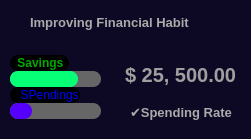
             <widget class="QFrame" name="incomeBox">
              <property name="styleSheet">
               <string notr="true">QFrame {
	background-color: rgb(13, 9, 36);
	border: none;
	border-radius: 12px;
}</string>
              </property>
              <property name="frameShape">
               <enum>QFrame::NoFrame</enum>
              </property>
              <property name="frameShadow">
               <enum>QFrame::Raised</enum>
              </property>
              <layout class="QVBoxLayout" name="verticalLayout_13" stretch="0,0">
               <property name="spacing">
                <number>5</number>
               </property>
               <property name="leftMargin">
                <number>0</number>
               </property>
               <property name="topMargin">
                <number>0</number>
               </property>
               <property name="rightMargin">
                <number>0</number>
               </property>
               <property name="bottomMargin">
                <number>0</number>
               </property>
               <item>
                <widget class="QFrame" name="frame_26">
                 <property name="minimumSize">
                  <size>
                   <width>0</width>
                   <height>30</height>
                  </size>
                 </property>
                 <property name="maximumSize">
                  <size>
                   <width>16777215</width>
                   <height>30</height>
                  </size>
                 </property>
                 <property name="styleSheet">
                  <string notr="true"/>
                 </property>
                 <property name="frameShape">
                  <enum>QFrame::NoFrame</enum>
                 </property>
                 <property name="frameShadow">
                  <enum>QFrame::Raised</enum>
                 </property>
                 <layout class="QHBoxLayout" name="horizontalLayout_14">
                  <property name="spacing">
                   <number>0</number>
                  </property>
                  <property name="leftMargin">
                   <number>0</number>
                  </property>
                  <property name="topMargin">
                   <number>0</number>
                  </property>
                  <property name="rightMargin">
                   <number>10</number>
                  </property>
                  <property name="bottomMargin">
                   <number>0</number>
                  </property>
                  <item alignment="Qt::AlignHCenter|Qt::AlignBottom">
                   <widget class="QLabel" name="label_14">
                    <property name="minimumSize">
                     <size>
                      <width>180</width>
                      <height>0</height>
                     </size>
                    </property>
                    <property name="maximumSize">
                     <size>
                      <width>150</width>
                      <height>16777215</height>
                     </size>
                    </property>
                    <property name="font">
                     <font>
                      <pointsize>10</pointsize>
                      <weight>75</weight>
                      <bold>true</bold>
                     </font>
                    </property>
                    <property name="styleSheet">
                     <string notr="true">color: rgb(170, 170, 170);</string>
                    </property>
                    <property name="text">
                     <string>Improving Financial Habit</string>
                    </property>
                   </widget>
                  </item>
                 </layout>
                </widget>
               </item>
               <item>
                <widget class="QFrame" name="frame_27">
                 <property name="styleSheet">
                  <string notr="true">background-color: rgb(13, 9, 36);</string>
                 </property>
                 <property name="frameShape">
                  <enum>QFrame::Panel</enum>
                 </property>
                 <property name="frameShadow">
                  <enum>QFrame::Raised</enum>
                 </property>
                 <layout class="QHBoxLayout" name="horizontalLayout_15" stretch="0,0">
                  <property name="spacing">
                   <number>0</number>
                  </property>
                  <property name="leftMargin">
                   <number>0</number>
                  </property>
                  <property name="topMargin">
                   <number>0</number>
                  </property>
                  <property name="rightMargin">
                   <number>0</number>
                  </property>
                  <property name="bottomMargin">
                   <number>0</number>
                  </property>
                  <item>
                   <widget class="QFrame" name="frame_28">
                    <property name="styleSheet">
                     <string notr="true"/>
                    </property>
                    <property name="frameShape">
                     <enum>QFrame::NoFrame</enum>
                    </property>
                    <property name="frameShadow">
                     <enum>QFrame::Raised</enum>
                    </property>
                    <layout class="QVBoxLayout" name="verticalLayout_14">
                     <property name="spacing">
                      <number>0</number>
                     </property>
                     <property name="leftMargin">
                      <number>10</number>
                     </property>
                     <property name="topMargin">
                      <number>20</number>
                     </property>
                     <property name="rightMargin">
                      <number>10</number>
                     </property>
                     <property name="bottomMargin">
                      <number>20</number>
                     </property>
                     <item alignment="Qt::AlignLeft|Qt::AlignVCenter">
                      <widget class="QLabel" name="label_17">
                       <property name="maximumSize">
                        <size>
                         <width>70</width>
                         <height>16</height>
                        </size>
                       </property>
                       <property name="font">
                        <font>
                         <weight>75</weight>
                         <bold>true</bold>
                        </font>
                       </property>
                       <property name="styleSheet">
                        <string notr="true">color: rgb(0, 170, 0);
background-color: rgb(0, 0, 0);
padding: 1px;
border-radius: 8px;</string>
                       </property>
                       <property name="text">
                        <string> Savings</string>
                       </property>
                      </widget>
                     </item>
                     <item alignment="Qt::AlignVCenter">
                      <widget class="QProgressBar" name="progressBar">
                       <property name="minimumSize">
                        <size>
                         <width>0</width>
                         <height>16</height>
                        </size>
                       </property>
                       <property name="maximumSize">
                        <size>
                         <width>16777215</width>
                         <height>16</height>
                        </size>
                       </property>
                       <property name="font">
                        <font>
                         <weight>50</weight>
                         <bold>false</bold>
                        </font>
                       </property>
                       <property name="autoFillBackground">
                        <bool>false</bool>
                       </property>
                       <property name="styleSheet">
                        <string notr="true">QProgressBar {
	color: rgb(177, 177, 177);
	border: none;
	background-color: rgb(102, 102, 102);
	border-radius: 8px;
}

QProgressBar::chunk {
	background-color: rgb(7, 255, 119);
	border-radius : 8px;
}     </string>
                       </property>
                       <property name="value">
                        <number>75</number>
                       </property>
                       <property name="alignment">
                        <set>Qt::AlignCenter</set>
                       </property>
                       <property name="textVisible">
                        <bool>false</bool>
                       </property>
                       <property name="orientation">
                        <enum>Qt::Horizontal</enum>
                       </property>
                       <property name="invertedAppearance">
                        <bool>false</bool>
                       </property>
                       <property name="textDirection">
                        <enum>QProgressBar::TopToBottom</enum>
                       </property>
                      </widget>
                     </item>
                     <item alignment="Qt::AlignVCenter">
                      <widget class="QLabel" name="label_16">
                       <property name="maximumSize">
                        <size>
                         <width>70</width>
                         <height>16</height>
                        </size>
                       </property>
                       <property name="styleSheet">
                        <string notr="true">color: rgb(0, 0, 255);
background-color: rgb(0, 0, 0);
padding: 1px;
border-radius: 8px;</string>
                       </property>
                       <property name="text">
                        <string>  SPendings</string>
                       </property>
                      </widget>
                     </item>
                     <item alignment="Qt::AlignVCenter">
                      <widget class="QProgressBar" name="progressBar_2">
                       <property name="minimumSize">
                        <size>
                         <width>0</width>
                         <height>16</height>
                        </size>
                       </property>
                       <property name="maximumSize">
                        <size>
                         <width>16777215</width>
                         <height>16</height>
                        </size>
                       </property>
                       <property name="styleSheet">
                        <string notr="true">QProgressBar {
	color: rgb(177, 177, 177);
	border: none;
	background-color: rgb(102, 102, 102);
	border-radius: 8px;
}

QProgressBar::chunk {
	background-color: rgb(85, 0, 255);
	border-radius : 8px;
}     </string>
                       </property>
                       <property name="value">
                        <number>25</number>
                       </property>
                       <property name="alignment">
                        <set>Qt::AlignCenter</set>
                       </property>
                       <property name="textVisible">
                        <bool>false</bool>
                       </property>
                      </widget>
                     </item>
                    </layout>
                   </widget>
                  </item>
                  <item>
                   <widget class="QFrame" name="frame_29">
                    <property name="minimumSize">
                     <size>
                      <width>140</width>
                      <height>0</height>
                     </size>
                    </property>
                    <property name="maximumSize">
                     <size>
                      <width>140</width>
                      <height>16777215</height>
                     </size>
                    </property>
                    <property name="styleSheet">
                     <string notr="true"/>
                    </property>
                    <property name="frameShape">
                     <enum>QFrame::NoFrame</enum>
                    </property>
                    <property name="frameShadow">
                     <enum>QFrame::Raised</enum>
                    </property>
                    <layout class="QVBoxLayout" name="verticalLayout_20" stretch="0,0">
                     <property name="spacing">
                      <number>0</number>
                     </property>
                     <property name="leftMargin">
                      <number>0</number>
                     </property>
                     <property name="topMargin">
                      <number>0</number>
                     </property>
                     <property name="rightMargin">
                      <number>0</number>
                     </property>
                     <property name="bottomMargin">
                      <number>0</number>
                     </property>
                     <item alignment="Qt::AlignHCenter|Qt::AlignBottom">
                      <widget class="QLabel" name="label_15">
                       <property name="font">
                        <font>
                         <pointsize>15</pointsize>
                         <weight>75</weight>
                         <bold>true</bold>
                        </font>
                       </property>
                       <property name="styleSheet">
                        <string notr="true">color: rgb(159, 159, 159);</string>
                       </property>
                       <property name="text">
                        <string>$ 25, 500.00</string>
                       </property>
                      </widget>
                     </item>
                     <item alignment="Qt::AlignHCenter|Qt::AlignVCenter">
                      <widget class="QLabel" name="label_27">
                       <property name="minimumSize">
                        <size>
                         <width>0</width>
                         <height>0</height>
                        </size>
                       </property>
                       <property name="maximumSize">
                        <size>
                         <width>120</width>
                         <height>16777215</height>
                        </size>
                       </property>
                       <property name="font">
                        <font>
                         <pointsize>10</pointsize>
                         <weight>75</weight>
                         <bold>true</bold>
                        </font>
                       </property>
                       <property name="styleSheet">
                        <string notr="true">color: rgb(170, 170, 170);</string>
                       </property>
                       <property name="text">
                        <string>✔Spending Rate</string>
                       </property>
                      </widget>
                     </item>
                    </layout>
                   </widget>
                  </item>
                 </layout>
                </widget>
               </item>
              </layout>
             </widget>
